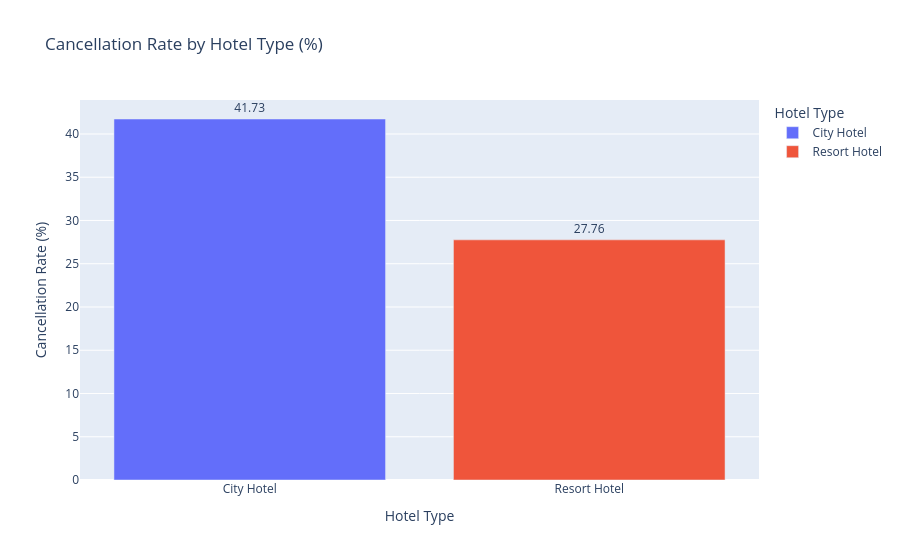

Notebook source saved alongside this figure:
### Code cell
cancellation_by_hotel = df.groupby('hotel')['is_canceled'].mean().reset_index()
cancellation_by_hotel['cancellation_rate'] = round(cancellation_by_hotel['is_canceled'] * 100, 2)

fig2 = px.bar(
    cancellation_by_hotel,
    x='hotel',
    y='cancellation_rate',
    color='hotel',
    title='Cancellation Rate by Hotel Type (%)',
    labels={'hotel': 'Hotel Type', 'cancellation_rate': 'Cancellation Rate (%)'},
    text='cancellation_rate'
)

fig2.update_traces(textposition='outside')
fig2.show()

### Figure 1 — Plotly figure (JSON) as saved in the notebook; plotly's stock layout.template omitted (floating-point values rounded to 4 significant figures)
{"data": [{"hovertemplate": "Hotel Type=%{x}<br>Cancellation Rate (%)=%{text}<extra></extra>", "legendgroup": "City Hotel", "marker": {"color": "#636efa", "pattern": {"shape": ""}}, "name": "City Hotel", "orientation": "v", "showlegend": true, "text": [41.73], "textposition": "outside", "type": "bar", "x": ["City Hotel"], "xaxis": "x", "y": [41.73], "yaxis": "y"}, {"hovertemplate": "Hotel Type=%{x}<br>Cancellation Rate (%)=%{text}<extra></extra>", "legendgroup": "Resort Hotel", "marker": {"color": "#EF553B", "pattern": {"shape": ""}}, "name": "Resort Hotel", "orientation": "v", "showlegend": true, "text": [27.76], "textposition": "outside", "type": "bar", "x": ["Resort Hotel"], "xaxis": "x", "y": [27.76], "yaxis": "y"}], "layout": {"barmode": "relative", "legend": {"title": {"text": "Hotel Type"}, "tracegroupgap": 0}, "title": {"text": "Cancellation Rate by Hotel Type (%)"}, "xaxis": {"anchor": "y", "categoryarray": ["City Hotel", "Resort Hotel"], "categoryorder": "array", "domain": [0, 1], "title": {"text": "Hotel Type"}}, "yaxis": {"anchor": "x", "domain": [0, 1], "title": {"text": "Cancellation Rate (%)"}}}}
